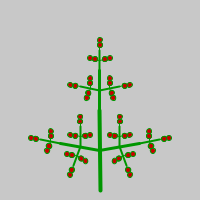
Frame 1 (no input)
Frame 60 (the mouse pressed at the canvas centre just before this capture): identical to frame 1, image omitted
Frame 120 (the mouse held since frame 60 and released just before this capture): identical to frame 1, image omitted

The Processing sketch that drew this single still picture (run headless with seeded random() and noise(); from frame 60 on, the mouse is pressed at the canvas centre):

// Processing sketch: processing_123498
// ── processing_123498.pde


void l(float len)
{
  line(0,0,len,0);
}

void b(float x, float y, float d, float len,int n)
{
 pushMatrix();
 translate(x,y);
 rotate(radians(d));
 if (n!=0) {
   strokeWeight(n);
   stroke(color(0,150,0));
 
 l(len);
 b(len/2,0, 80, len/2,n-1);
 b(len/2,0, -80,len/2,n-1);
 
 b(len,0, 0,len/2,n-1);
}
else
{
  fill(color(200,0,0));
  ellipse(0,0,5,5);
}
// rotate(radians(d));
// line(0,0,l,0);
// stroke(255);
// translate(1/2,0);
// rotate(radians(90));
// l(0,1/2,d+90,1/2);
 popMatrix();
}
void draw()
{
  background(200);
  b(100,190, -90, 80,4);
}

void setup() {
  size(200,200);
}
  
 
 
  
